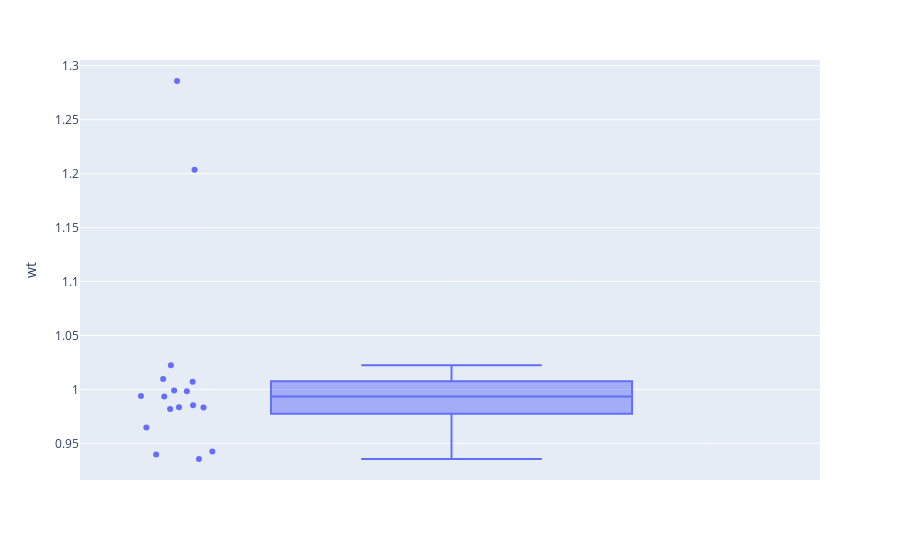

The notebook cell this image was saved under:
### Code cell
px.box(vst_controls_d1, y='wt',points='all',)

### Figure 1 — Plotly figure (JSON) as saved in the notebook; plotly's stock layout.template omitted (floating-point values rounded to 4 significant figures)
{"data": [{"alignmentgroup": "True", "boxpoints": "all", "hovertemplate": "wt=%{y}<extra></extra>", "legendgroup": "", "marker": {"color": "#636efa"}, "name": "", "notched": false, "offsetgroup": "", "orientation": "v", "showlegend": false, "type": "box", "x0": " ", "xaxis": "x", "y": [0.9934, 0.9424, 1.022, 1.01, 0.9982, 0.9854, 0.999, 0.9818, 0.9833, 1.286, 0.9835, 0.9646, 0.9939, 1.007, 0.9354, 0.9395, 1.204], "y0": " ", "yaxis": "y"}], "layout": {"boxmode": "overlay", "legend": {"tracegroupgap": 0}, "margin": {"t": 60}, "xaxis": {"anchor": "y", "domain": [0, 1]}, "yaxis": {"anchor": "x", "domain": [0, 1], "title": {"text": "wt"}}}}
